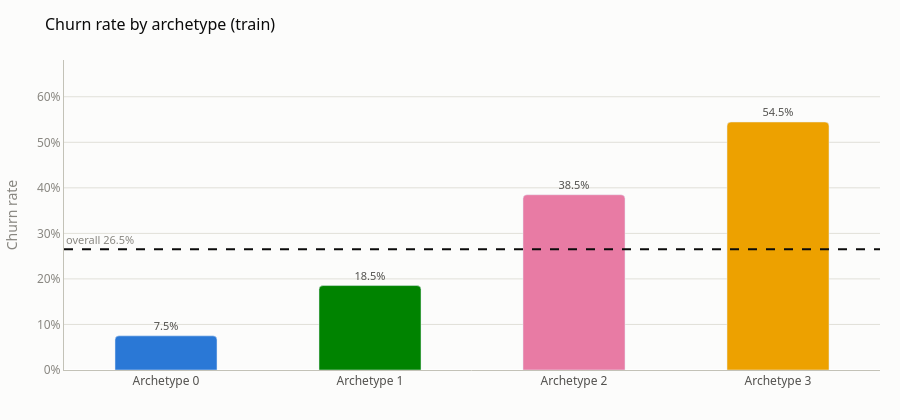

Notebook code cell kept with this figure:
### Markdown cell above
### Churn rate by archetype — the seductive chart

The archetypes separate churn hard, from single digits to near half. It is tempting to
read that as "clustering found the churn structure, so it must help."

It does not follow, and this is the trap the whole notebook is built to avoid. The
model **already knows** everything the archetypes know — they were built from features
it can see. A spread in churn rate across archetypes shows the clusters are *real*, not
that they are *informative on top of the model*. Whether they can help is Phase 2's
question, and this chart cannot answer it.

### Code cell
order = profile.sort_values("churn_rate").index.tolist()
vals = [profile.loc[c, "churn_rate"] for c in order]
label_to_c = {NAMES[c]: c for c in ARCHETYPES}

fig = go.Figure(go.Bar(
    x=order, y=vals,
    marker=dict(color=[COLOR[label_to_c[c]] for c in order], cornerradius=4), width=0.5,
    text=[f"{v:.1%}" for v in vals], textposition="outside",
    textfont=dict(color=SECONDARY, size=11),
    customdata=[profile.loc[c, "n_train"] for c in order],
    hovertemplate="<b>%{x}</b><br>churn %{y:.1%}<br>%{customdata} customers<extra></extra>",
))
fig.add_hline(y=y_tr.mean(), line=dict(color=INK, width=2, dash="dash"),
              annotation_text=f"overall {y_tr.mean():.1%}", annotation_position="top left",
              annotation_font=dict(color=MUTED, size=11))

base_layout(fig, "Churn rate by archetype (train)", height=420,
            showlegend=False, margin=dict(t=60, r=20, b=50, l=60))
fig.update_xaxes(showgrid=False, linecolor=BASELINE, tickfont=dict(color=SECONDARY))
fig.update_yaxes(title="Churn rate", tickformat=".0%", range=[0, max(vals) * 1.25], **AXIS)
fig.show()

### Figure 1 — Plotly figure (JSON) as saved in the notebook; plotly's stock layout.template omitted (floating-point values rounded to 4 significant figures)
{"data": [{"customdata": [1227, 2206, 1281, 920], "hovertemplate": "<b>%{x}</b><br>churn %{y:.1%}<br>%{customdata} customers<extra></extra>", "marker": {"color": ["#2a78d6", "#008300", "#e87ba4", "#eda100"], "cornerradius": 4}, "text": ["7.5%", "18.5%", "38.5%", "54.5%"], "textfont": {"color": "#52514e", "size": 11}, "textposition": "outside", "type": "bar", "width": 0.5, "x": ["Archetype 0", "Archetype 1", "Archetype 2", "Archetype 3"], "y": [0.07498, 0.1854, 0.3849, 0.5446]}], "layout": {"annotations": [{"font": {"color": "#898781", "size": 11}, "showarrow": false, "text": "overall 26.5%", "x": 0, "xanchor": "left", "xref": "x domain", "y": 0.2654, "yanchor": "bottom", "yref": "y"}], "font": {"family": "system-ui, -apple-system, \"Segoe UI\", sans-serif"}, "height": 420, "margin": {"b": 50, "l": 60, "r": 20, "t": 60}, "paper_bgcolor": "#fcfcfb", "plot_bgcolor": "#fcfcfb", "shapes": [{"line": {"color": "#0b0b0b", "dash": "dash", "width": 2}, "type": "line", "x0": 0, "x1": 1, "xref": "x domain", "y0": 0.2654, "y1": 0.2654, "yref": "y"}], "showlegend": false, "title": {"font": {"color": "#0b0b0b", "size": 16}, "text": "Churn rate by archetype (train)"}, "xaxis": {"linecolor": "#c3c2b7", "showgrid": false, "tickfont": {"color": "#52514e"}}, "yaxis": {"gridcolor": "#e1e0d9", "linecolor": "#c3c2b7", "range": [0, 0.6807], "tickfont": {"color": "#898781"}, "tickformat": ".0%", "title": {"font": {"color": "#898781"}, "text": "Churn rate"}}}}
